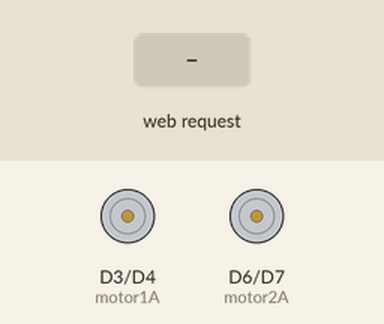
Bench run of a program on a simulated ESP8266 (NodeMCU). Parts: motor-driver pin pairs drawn as motors (green arrow = first pin HIGH = forward, orange = second pin HIGH = backward, longer = more drive, scaled by the enable pin). The inputs (shaded band) are chosen by the test bench. WiFi joins after 1.5 s; servers stay silent unless stated; what the program prints to the serial monitor is not drawn.

Above: at 3.2 s.
3.3 s: HTTP request GET /gpio?cmd=1 received
At 4.0 s:
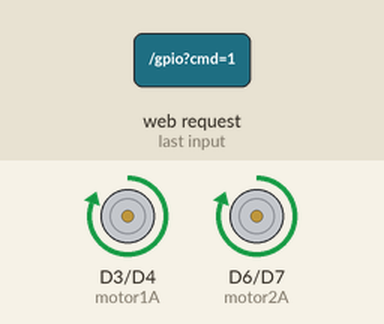
4.8 s: HTTP request GET /gpio?cmd=3 received
At 5.1 s:
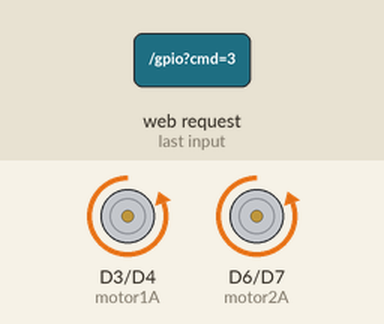
6.3 s: HTTP request GET /gpio?cmd=2 received
At 7.4 s:
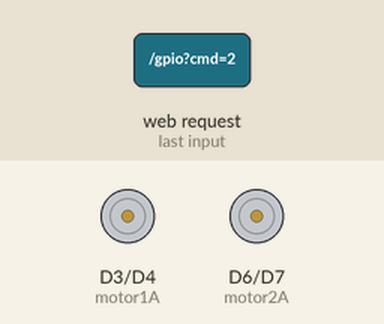
Timing chart, 0 to 9.3 s (numbered marks = the images above; inputs shaded):
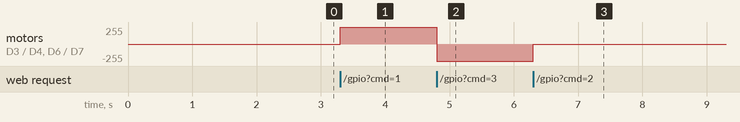

The program:

main.cpp
```cpp
#include <Arduino.h>
#include <ESP8266WiFi.h>
#include <ESP8266WebServer.h>

const char* ssid = "(Internet navn)";
const char* password = "(Koden)";

const int motor1EN = D2; // Tilslut motor 1's EN-pin til en GPIO-pin
const int motor1A = D3;  // Tilslut motor 1's A-pin til en GPIO-pin
const int motor1B = D4;  // Tilslut motor 1's B-pin til en GPIO-pin

const int motor2EN = D5; // Tilslut motor 2's EN-pin til en GPIO-pin
const int motor2A = D6;  // Tilslut motor 2's A-pin til en GPIO-pin
const int motor2B = D7;  // Tilslut motor 2's B-pin til en GPIO-pin

ESP8266WebServer server(80);

void handleRoot() {
  String message = "Velkommen til Motorstyring";
  server.send(200, "text/plain", message);
}

void handleGPIO() {
  String command = server.arg("cmd");

  if (command == "1") {
    // Aktiver motor 1 til at køre fremad
    digitalWrite(motor1A, HIGH);
    digitalWrite(motor1B, LOW);
    digitalWrite(motor1EN, HIGH);

    // Aktiver motor 2 til at køre fremad
    digitalWrite(motor2A, HIGH);
    digitalWrite(motor2B, LOW);
    digitalWrite(motor2EN, HIGH);

    String message = "Begge motorer kører fremad";
    server.send(200, "text/plain", message);
  } else if (command == "3") {
    // Aktiver motor 1 til at køre baglæns
    digitalWrite(motor1A, LOW);
    digitalWrite(motor1B, HIGH);
    digitalWrite(motor1EN, HIGH);

    // Aktiver motor 2 til at køre baglæns
    digitalWrite(motor2A, LOW);
    digitalWrite(motor2B, HIGH);
    digitalWrite(motor2EN, HIGH);

    String message = "Begge motorer kører baglæns";
    server.send(200, "text/plain", message);
  } else if (command == "2") {
    // Deaktiver begge motorer
    digitalWrite(motor1EN, LOW);
    digitalWrite(motor2EN, LOW);

    String message = "Begge motorer er stoppet";
    server.send(200, "text/plain", message);
  } else {
    String message = "Ugyldig kommando";
    server.send(400, "text/plain", message);
  }
}

void setup() {
  Serial.begin(115200);

  // Konfigurer motor-GPIO som OUTPUT
  pinMode(motor1EN, OUTPUT);
  pinMode(motor1A, OUTPUT);
  pinMode(motor1B, OUTPUT);
  pinMode(motor2EN, OUTPUT);
  pinMode(motor2A, OUTPUT);
  pinMode(motor2B, OUTPUT);

  // Tilslut til Wi-Fi
  WiFi.begin(ssid, password);
  while (WiFi.status() != WL_CONNECTED) {
    delay(1000);
    Serial.println("Forbindelse til WiFi...");
  }
  Serial.println("Forbundet til WiFi");
  Serial.print("ESP8266 IP-adresse: ");
  Serial.println(WiFi.localIP());
  // Konfigurer HTTP-ruter
  server.on("/", HTTP_GET, handleRoot);
  server.on("/gpio", HTTP_GET, handleGPIO);

  // Start HTTP-server
  server.begin();
}

void loop() {
  server.handleClient();
}


//http://192.168.180.237/gpio?cmd=2
```

Measured:
- after the input at 3.3 s, motor on D3 (motor1A) / D4 (motor1B), motor on D6 (motor2A) / D7 (motor2B): stopped → forward 255/255 at once
- after the input at 4.8 s, motor on D3 (motor1A) / D4 (motor1B), motor on D6 (motor2A) / D7 (motor2B): forward 255/255 → backward 255/255 at once
- after the input at 6.3 s, motor on D3 (motor1A) / D4 (motor1B), motor on D6 (motor2A) / D7 (motor2B): backward 255/255 → stopped at once
